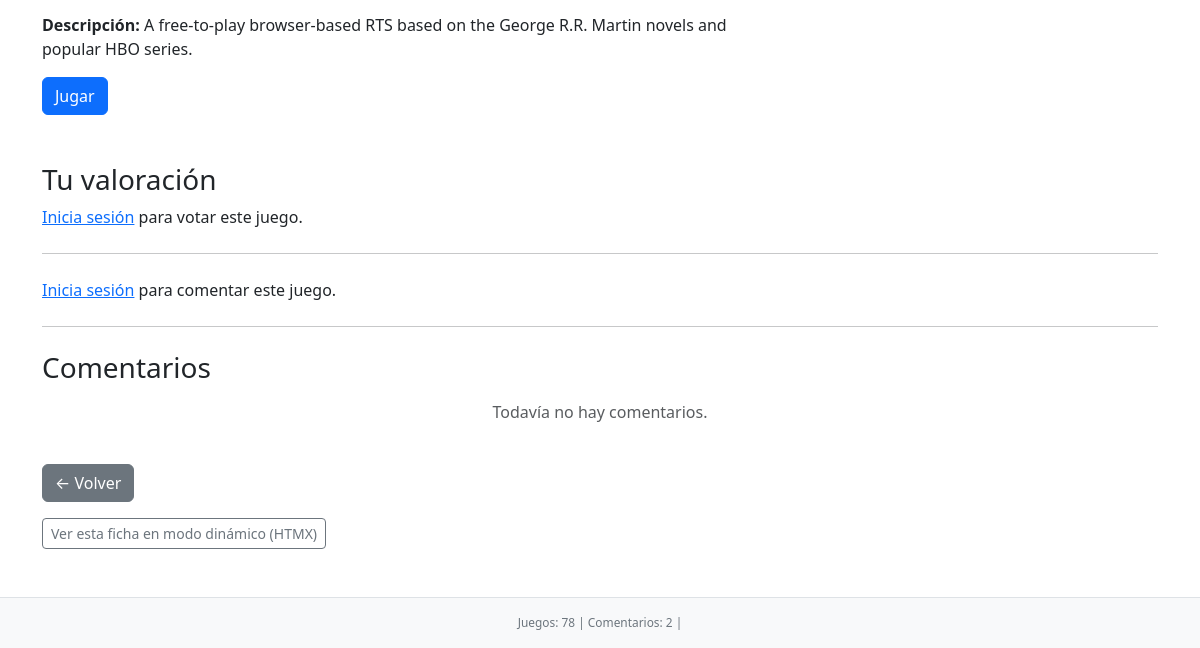
Before: /juego/LIS1-340/ (lower part) with the older database file.
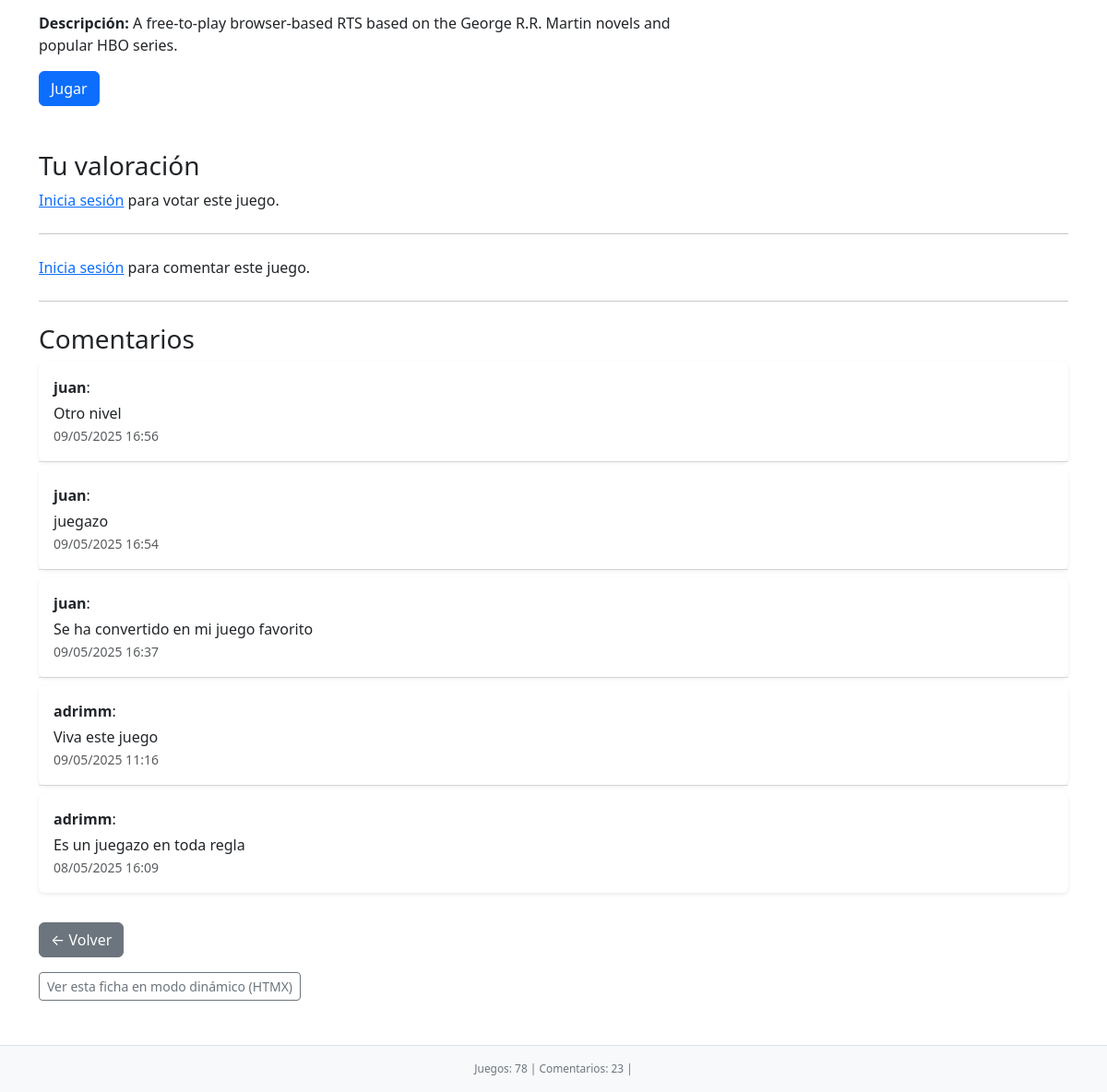
After: the same page with the newer database file.
### gamerank/models.py (models this page shows, shortened)
class Comentario(models.Model):
    juego = models.ForeignKey(Juego, on_delete=models.CASCADE)
    usuario = models.ForeignKey(User, on_delete=models.CASCADE)
    texto = models.TextField()
    fecha = models.DateTimeField(auto_now_add=True)
    class Meta:
        ordering = ['-fecha']
    def num_likes(self):
        return self.votos.filter(tipo='like').count()
    def num_dislikes(self):
        return self.votos.filter(tipo='dislike').count()

### gamerank/views.py (the view, shortened to what this page needs)
# urls.py: path('juego/<str:id_juego>/', views.detalle_juego, name='detalle_juego'),
def detalle_juego(request, id_juego):
    juego = get_object_or_404(Juego, id_juego=id_juego)
    comentarios = Comentario.objects.filter(juego=juego).order_by('-fecha')
    for c in comentarios:
        c.num_likes = c.num_likes()
        c.num_dislikes = c.num_dislikes()
    valoracion_usuario = None
    seguimiento_usuario = None
    return render(request, "gamerank/detalle_juego.html", {
        "juego": juego,
        "comentarios": comentarios,
        "valoracion_usuario": valoracion_usuario,
        "seguimiento_usuario": seguimiento_usuario,
        "rango_votacion": range(1, 6),  # Para el formulario de votación (1–5)
    })

### gamerank/context_processor.py (called while the page is built)
def user_alias(request):
    if request.user.is_authenticated:
        try:
            return {'user_alias': request.user.configuracionusuario.alias or request.user.username}
        except ConfiguracionUsuario.DoesNotExist:
            return {'user_alias': request.user.username}
    return {'user_alias': "Anónimo"}

def metricas_footer(request):
    context = {
        'total_juegos': Juego.objects.count(),
        'total_comentarios': Comentario.objects.count(),
    }
    if request.user.is_authenticated:
        context.update({
            'votos_usuario': Valoracion.objects.filter(usuario=request.user).count(),
            'comentarios_usuario': Comentario.objects.filter(usuario=request.user).count(),
        })
    return context

def configuracion_usuario(request):
    if request.user.is_authenticated:
        try:
            config = ConfiguracionUsuario.objects.get(usuario=request.user)
        except ConfiguracionUsuario.DoesNotExist:
            config = None
        return {'config': config}
    return {'config': None}

### gamerank/templates/gamerank/detalle_juego.html (shortened to what this page needs)
{% extends "gamerank/base.html" %}
{% block content %}
<div class="row mb-5">
    <div class="col-md-8">
        <p><strong>Descripción:</strong> {{ juego.descripcion_corta }}</p>
        {% if juego.url_juego %}
            <a href="{{ juego.url_juego }}" target="_blank" class="btn btn-primary">Jugar</a>
        {% endif %}
    </div>
    <div class="col-md-4">
    </div>
</div>
<h3 class="mt-5">Tu valoración</h3>
{% if user.is_authenticated %}
    {% if valoracion_usuario %}
        <p>
            Ya has puntuado este juego con:
            {% include "gamerank/includes/estrellas.html" with puntuacion=valoracion_usuario.voto %}
            <small>({{ valoracion_usuario.voto }}/5)</small>
        </p>
    {% else %}
        <form method="POST" class="mb-4">
            {% csrf_token %}
            <label for="votoSelect" class="form-label">Selecciona una puntuación:</label>
            <select id="votoSelect" name="voto" class="form-select w-auto d-inline-block" required>
                <option value="">-- Elige --</option>
                {% for n in rango_votacion %}
                    <option value="{{ n }}">{{ n }}</option>
                {% endfor %}
            </select>
            <button type="submit" class="btn btn-sm btn-success">Votar</button>
        </form>
    {% endif %}
{% else %}
    <p><a href="/login/">Inicia sesión</a> para votar este juego.</p>
{% endif %}
<hr class="my-4">
{% if user.is_authenticated %}
    <form method="POST" class="mt-4">
        {% csrf_token %}
        <div class="mb-3">
            <label for="textoComentario" class="form-label">Escribe tu comentario:</label>
            <textarea name="texto_comentario" id="textoComentario" class="form-control" rows="3" required></textarea>
        </div>
        <button type="submit" class="btn btn-primary">Publicar comentario</button>
    </form>
{% else %}
    <p><a href="/login/">Inicia sesión</a> para comentar este juego.</p>
{% endif %}
<hr class="my-4">
<h3>Comentarios</h3>
{% include "gamerank/includes/comentarios_htmx.html" %}
<a href="{% url 'inicio' %}" class="btn btn-secondary mt-4">← Volver</a>
<div class="mt-3">
    <a href="{% url 'detalle_juego_htmx' juego.id_juego %}" class="btn btn-outline-secondary btn-sm">
        Ver esta ficha en modo dinámico (HTMX)
    </a>
</div>
{% endblock %}

### gamerank/templates/gamerank/includes/comentario_individual.html (shortened to what this page needs)
<li class="list-group-item p-0" id="comentario-{{ comentario.id }}">
    <div class="card border-0 shadow-sm rounded">
        <div class="card-body">
            <p class="mb-1"><strong>{{ comentario.usuario.username }}</strong>:</p>
            <p class="mb-0">{{ comentario.texto }}</p>
            <small class="text-muted">{{ comentario.fecha|date:"d/m/Y H:i" }}</small>
        </div>
    </div>
</li>

Changed rows visible on the page:
added Comentario: usuario.username "juan", texto "Otro nivel", fecha "09/05/2025 16:56"
added Comentario: usuario.username "juan", texto "juegazo", fecha "09/05/2025 16:54"
added Comentario: usuario.username "juan", texto "Se ha convertido en mi juego favorito", fecha "09/05/2025 16:37"
added Comentario: usuario.username "adrimm", texto "Viva este juego", fecha "09/05/2025 11:16"
added Comentario: usuario.username "adrimm", texto "Es un juegazo en toda regla", fecha "08/05/2025 16:09"
Other visible differences:
{{ total_comentarios }}: "2" → "23"
text no longer shown: "Todavía no hay comentarios."
